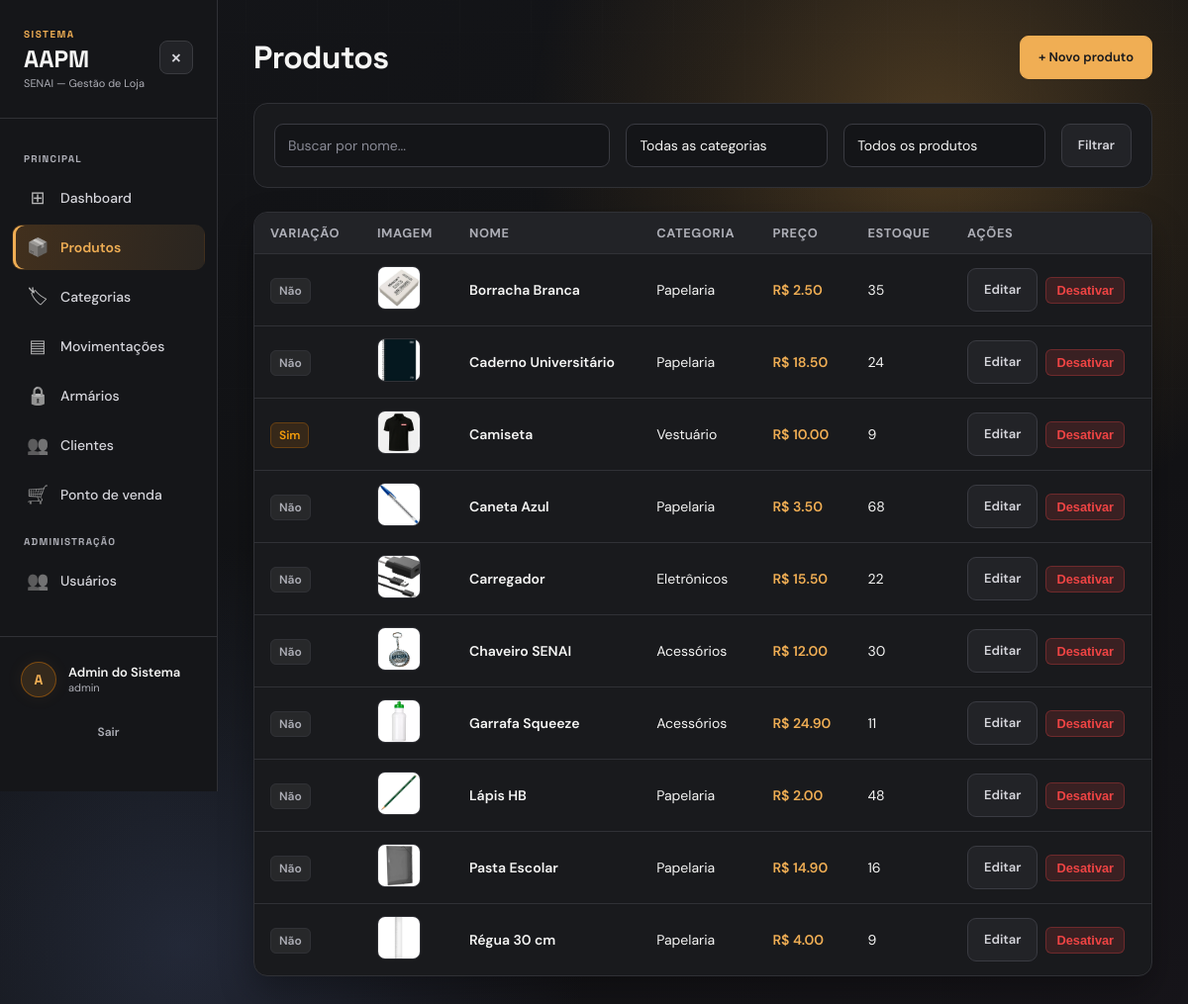
The page /produtos/ (signed in) on the database its author committed.
### app/models/produto.py (models this page shows, shortened)
class Produto(Base):
    __tablename__ = "produtos"
    id            = Column(Integer, primary_key=True, index=True)
    nome          = Column(String(150), nullable=False, index=True)
    preco         = Column(Float, nullable=False, default=0.0)
    estoque_atual = Column(Integer, nullable=False, default=0)
    variacao      = Column(String(80), nullable=True, index=True)
    ativo         = Column(Boolean, default=True)
    imagem_path = Column(String(255), nullable=True)
    categoria_id = Column(
        Integer,
        ForeignKey("categorias.id", ondelete="SET NULL"),
        nullable=True
    )
    categoria = relationship(
        "Categoria",
        back_populates="produtos"
    )

### app/models/categoria.py (models this page shows)
class Categoria(Base):
    __tablename__ = "categorias"
    id = Column(Integer, primary_key=True, autoincrement=True, index=True)
    nome = Column(String, unique=True, nullable=False)
    ativo = Column(Boolean, default=True)
    produtos = relationship("Produto", back_populates="categoria", lazy="select")

### app/controllers/produto_controller.py (the view)
@router.get("/")
def listar_produtos(
    request: Request,
    busca: str = "",
    categoria_id: int = 0,
    possui_variacao: str = "",
    estoque_baixo: bool = False,
    pagina: int = 1,
    db: Session = Depends(get_db),
    usuario=Depends(get_usuario_logado)
):
    query = db.query(Produto).filter(
        Produto.ativo == True
    )
    if estoque_baixo:
        query = query.filter(Produto.estoque_atual <= 5)
    if busca:
        query = query.filter(
            Produto.nome.ilike(f"%{busca}%")
        )
    if categoria_id:
        query = query.filter(
            Produto.categoria_id == categoria_id
        )
    possui_variacao = possui_variacao if possui_variacao in ("sim", "nao") else ""
    if possui_variacao == "sim":
        query = query.filter(Produto.variacao.isnot(None), Produto.variacao != "")
    elif possui_variacao == "nao":
        query = query.filter((Produto.variacao.is_(None)) | (Produto.variacao == ""))
    query = query.order_by(Produto.nome.asc(), Produto.id.asc())
    total_produtos = query.count()
    pagina = max(pagina, 1)
    por_pagina = 10
    total_paginas = (
        math.ceil(total_produtos / por_pagina)
        if total_produtos
        else 1
    )
    if pagina > total_paginas:
        pagina = total_paginas
    offset = (pagina - 1) * por_pagina
    produtos = (
        query
        .offset(offset)
        .limit(por_pagina)
        .all()
    )
    categorias = (
        db.query(Categoria)
        .filter(Categoria.ativo == True)
        .all()
    )
    return templates.TemplateResponse(
        request,
        "produtos/index.html",
        {
            "request": request,
            "usuario": usuario,
            "produtos": produtos,
            "categorias": categorias,
            "busca": busca,
            "categoria_id": categoria_id,
            "possui_variacao": possui_variacao,
            "estoque_baixo": estoque_baixo,
            "pagina": pagina,
            "por_pagina": por_pagina,
            "total_paginas": total_paginas,
            "total_produtos": total_produtos,
        }
    )

### app/templates/produtos/index.html (shortened to what this page needs)
<!DOCTYPE html>
<html lang="pt-br">
<head>
    <link rel="stylesheet" href="/static/css/produtos/index.css">
    <link rel="stylesheet" href="/static/css/admin.css">
    <link rel="stylesheet" href="/static/css/typography.css">
    <link rel="stylesheet" href="/static/css/background.css">
    <link rel="stylesheet" href="/static/css/visual-effects.css?v=20261109-mouse">
</head>
<body class="admin-page">
    <div class="layout">
        {% include "_sidebar.html" %}
        <div class="admin-main">
    <div class="container">
        <div class="page-header">
            <h1>Produtos</h1>
            {% if usuario and usuario.role == 'admin' %}
            <a href="/produtos/novo" class="btn-primary">+ Novo produto</a>
            {% endif %}
        </div>
        <form method="get" action="/produtos" class="filters-form">
            <input type="text" name="busca" placeholder="Buscar por nome..." value="{{ busca }}">
            <select name="categoria_id">
                <option value="0">Todas as categorias</option>
            </select>
            <select name="possui_variacao">
                <option value="">Todos os produtos</option>
            </select>
            <div class="filter-actions">
                <button type="submit" class="btn-secondary">Filtrar</button>
            </div>
        </form>
        <div class="table-container">
            <table>
                <thead>
                    <tr>
                        <th>Variação</th>
                        <th>Imagem</th>
                        <th>Nome</th>
                        <th>Categoria</th>
                        <th>Preço</th>
                        <th>Estoque</th>
                        {% if usuario and usuario.role == 'admin' %}
                        <th>Ações</th>
                        {% endif %}
                    </tr>
                </thead>
                <tbody>
                    {% for p in produtos %}
                    <tr>
                        <td><span class="badge {{ 'badge-yes' if p.variacao else 'badge-no' }}">{{ 'Sim' if p.variacao else 'Não' }}</span></td>
                        <td>
                            <img src="{{ p.imagem_url }}" alt="{{ p.nome }}" class="produto-thumb">
                        </td>
                        <td>
                            <a href="/produtos/{{ p.id }}" class="produto-link">
                                {{ p.nome }}
                            </a>
                        </td>
                        <td>{{ p.categoria.nome if p.categoria else "—" }}</td>
                        <td class="preco">R$ {{ "%.2f"|format(p.preco) }}</td>
                        <td>
                            <span class="estoque-badge {{ 'estoque-baixo' if p.estoque_atual <= 5 else '' }}">
                                {{ p.estoque_atual }}
                            </span>
                        </td>
                        {% if usuario and usuario.role == 'admin' %}
                        <td>
                            <div class="action-buttons">
                                <a href="/produtos/{{ p.id }}/editar" class="btn-action btn-edit">Editar</a>
                                <form action="/produtos/{{ p.id }}/desativar" method="post" class="inline-form"
                                    data-confirm="Confirma a desativação do produto {{ p.nome }} no sistema AAPM SENAI?">
                                    <button type="submit" class="btn-action btn-delete">Desativar</button>
                                </form>
                            </div>
                        </td>
                        {% endif %}
                    </tr>
                    {% endfor %}
                </tbody>
            </table>
        </div>
    </div>
        </div>
    </div>
</body>
</html>

### app/static/css/produtos/index.css (style rules this page uses)
:root { --bg-color: #0c0a09; --card-bg: rgba(24, 20, 18, 0.75); --surface-2: rgba(33, 27, 26, 0.85); --border-color: rgba(68, 54, 51, 0.5); --primary-color: #d97706; --primary-hover: #b45309; --green: #22c55e; --red: #ef4444; --text-main: #f5f5f4; --text-muted: #a8a29e; --font-head: 'Space Grotesk', system-ui, sans-serif; --font-body: 'DM Sans', system-ui, sans-serif; --radius: 16px; --radius-sm: 10px; }
* { box-sizing: border-box; margin: 0; padding: 0; }
body { background-color: var(--bg-color); color: var(--text-main); font-family: var(--font-body); font-size: 14px; min-height: 100vh; padding: 32px 16px; display: flex; justify-content: center; }
.container { width: 100%; max-width: 1100px; display: flex; flex-direction: column; gap: 1.5rem; }
.page-header { display: flex; justify-content: space-between; align-items: center; }
h1 { font-family: var(--font-head); font-size: 2rem; font-weight: 700; letter-spacing: -0.02em; }
.filters-form { background: var(--card-bg); border: 1px solid var(--border-color); border-radius: var(--radius); padding: 1.25rem; display: grid; grid-template-columns: 2fr 1.2fr 1.2fr auto; gap: 1rem; align-items: center; }
.filters-form input, .filters-form select { width: 100%; padding: 0.65rem 0.85rem; background: rgba(12, 10, 9, 0.85); border: 1px solid var(--border-color); border-radius: var(--radius-sm); color: var(--text-main); font-family: var(--font-body); font-size: 0.9rem; outline: none; transition: border-color 0.2s; }
.filter-actions { display: flex; gap: 0.5rem; align-items: center; }
.table-container { background: var(--card-bg); border: 1px solid var(--border-color); border-radius: var(--radius); overflow-x: auto; box-shadow: 0 15px 35px rgba(0, 0, 0, 0.3); }
table { width: 100%; border-collapse: collapse; text-align: left; }
th { background: var(--surface-2); padding: 12px 16px; font-size: 0.8rem; text-transform: uppercase; letter-spacing: 0.05em; color: var(--text-muted); border-bottom: 1px solid var(--border-color); }
td { padding: 12px 16px; border-bottom: 1px solid var(--border-color); vertical-align: middle; color: var(--text-main); }
tr:last-child td { border-bottom: none; }
.produto-thumb { width: 44px; height: 44px; border-radius: 8px; object-fit: cover; border: 1px solid var(--border-color); background: var(--surface-2); }
.produto-link { color: var(--text-main); font-weight: 600; text-decoration: none; transition: color 0.2s; }
.preco { font-weight: 600; color: var(--primary-color); }
.badge { padding: 4px 8px; border-radius: 6px; font-size: 0.75rem; font-weight: 600; }
.badge-yes { background: rgba(217, 119, 6, 0.15); color: #f59e0b; border: 1px solid rgba(217, 119, 6, 0.3); }
.badge-no { background: rgba(168, 162, 158, 0.1); color: var(--text-muted); border: 1px solid var(--border-color); }
.action-buttons { display: flex; gap: 0.5rem; align-items: center; }
.btn-action { padding: 5px 10px; border-radius: 6px; font-size: 0.8rem; font-weight: 600; text-decoration: none; cursor: pointer; border: none; transition: background 0.2s; }
.btn-edit { background: rgba(245, 158, 11, 0.15); color: #f59e0b; border: 1px solid rgba(245, 158, 11, 0.3); }
.btn-delete { background: rgba(239, 68, 68, 0.15); color: var(--red); border: 1px solid rgba(239, 68, 68, 0.3); }
.inline-form { display: inline; margin: 0; }
.btn-primary { background-color: var(--primary-color); color: white; padding: 0.65rem 1.25rem; border-radius: var(--radius-sm); font-weight: 600; text-decoration: none; box-shadow: 0 4px 15px rgba(217, 119, 6, 0.3); transition: background 0.2s; }
.btn-secondary { background: var(--surface-2); border: 1px solid var(--border-color); color: var(--text-main); padding: 0.65rem 1rem; border-radius: var(--radius-sm); font-weight: 600; font-size: 0.9rem; text-decoration: none; cursor: pointer; transition: background 0.2s; }

### app/static/css/typography.css (style rules this page uses)
a:any-link, a:any-link:hover, a:any-link:focus, a:any-link:active, u, ins { text-decoration: none !important; }

### app/static/css/visual-effects.css (style rules this page uses)
body.admin-page { background-image: radial-gradient(ellipse at 85% 0%, rgba(240,174,84,.065), transparent 48%); background-attachment: fixed; }
.admin-page, .welcome-page, .auth-page { accent-color: #f0ae54; }
.admin-page tbody tr { transition: background-color .18s; }
body.has-ambient-background { isolation: isolate; background-color: #111214; }
body.has-ambient-background::before { display: none; }

### rows shown on the page
Produto: variacao "Não", imagem_url (picture), nome "Borracha Branca", categoria "Papelaria", preco "2.50", estoque_atual "35"
Produto: variacao "Não", imagem_url (picture), nome "Caderno Universitário", categoria "Papelaria", preco "18.50", estoque_atual "24"
Produto: variacao "Sim", imagem_url (picture), nome "Camiseta", categoria "Vestuário", preco "10.00", estoque_atual "9"
Produto: variacao "Não", imagem_url (picture), nome "Caneta Azul", categoria "Papelaria", preco "3.50", estoque_atual "68"
Produto: variacao "Não", imagem_url (picture), nome "Carregador", categoria "Eletrônicos", preco "15.50", estoque_atual "22"
Produto: variacao "Não", imagem_url (picture), nome "Chaveiro SENAI", categoria "Acessórios", preco "12.00", estoque_atual "30"
Produto: variacao "Não", imagem_url (picture), nome "Garrafa Squeeze", categoria "Acessórios", preco "24.90", estoque_atual "11"
Produto: variacao "Não", imagem_url (picture), nome "Lápis HB", categoria "Papelaria", preco "2.00", estoque_atual "48"
Produto: variacao "Não", imagem_url (picture), nome "Pasta Escolar", categoria "Papelaria", preco "14.90", estoque_atual "16"
Produto: variacao "Não", imagem_url (picture), nome "Régua 30 cm", categoria "Papelaria", preco "4.00", estoque_atual "9"

### other values the page prints
{{ emoji }} "⊞" "📦" "🏷" "▤" "🔒" "👥" "🛒"
{{ label }} "Dashboard" "Produtos" "Categorias" "Movimentações" "Armários" "Clientes" "Ponto de venda"
{{ (usuario.nome or 'U')[0].upper() }} "A"
{{ usuario.nome }} "Admin do Sistema"
{{ usuario.role }} "admin"
